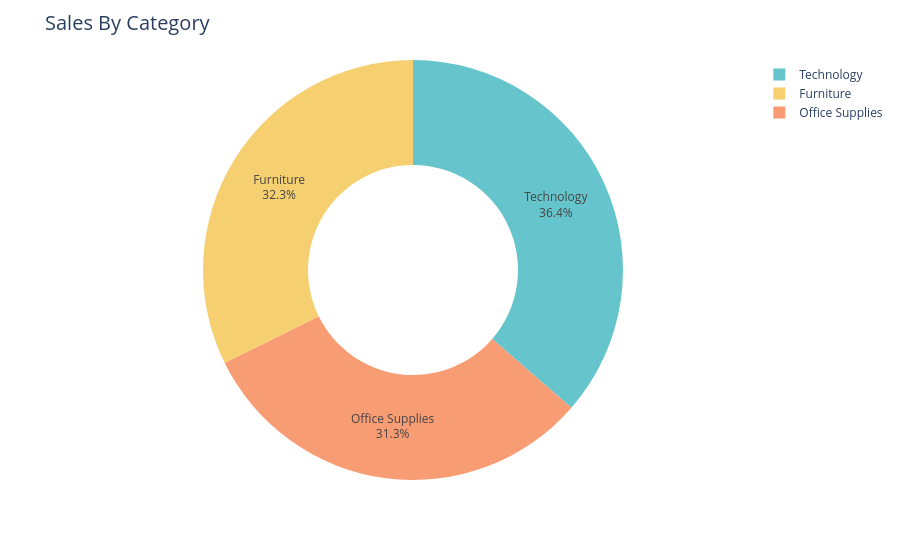

Write notebook code for a chart like this one.
### Markdown cell above
#### ii. Sales by Category:

### Code cell
Sales_By_Category = data.groupby('Category')['Sales'].sum().reset_index()
fig = px.pie(Sales_By_Category,
             values = 'Sales',
             names = 'Category',
             hole = 0.5,
             color_discrete_sequence = px.colors.qualitative.Pastel)
fig.update_traces(textposition='inside' , textinfo='percent+label')
fig.update_layout(title_text='Sales By Category' , title_font=dict(size=20) )
fig.show()

### Figure 1 — Plotly figure (JSON) as saved in the notebook; plotly's stock layout.template omitted (floating-point values rounded to 4 significant figures)
{"data": [{"domain": {"x": [0, 1], "y": [0, 1]}, "hole": 0.5, "hovertemplate": "Category=%{label}<br>Sales=%{value}<extra></extra>", "labels": ["Furniture", "Office Supplies", "Technology"], "legendgroup": "", "name": "", "showlegend": true, "textinfo": "percent+label", "textposition": "inside", "type": "pie", "values": [742000.0, 719000.0, 836200.0]}], "layout": {"legend": {"tracegroupgap": 0}, "margin": {"t": 60}, "piecolorway": ["rgb(102, 197, 204)", "rgb(246, 207, 113)", "rgb(248, 156, 116)", "rgb(220, 176, 242)", "rgb(135, 197, 95)", "rgb(158, 185, 243)", "rgb(254, 136, 177)", "rgb(201, 219, 116)", "rgb(139, 224, 164)", "rgb(180, 151, 231)", "rgb(179, 179, 179)"], "title": {"font": {"size": 20}, "text": "Sales By Category"}}}
